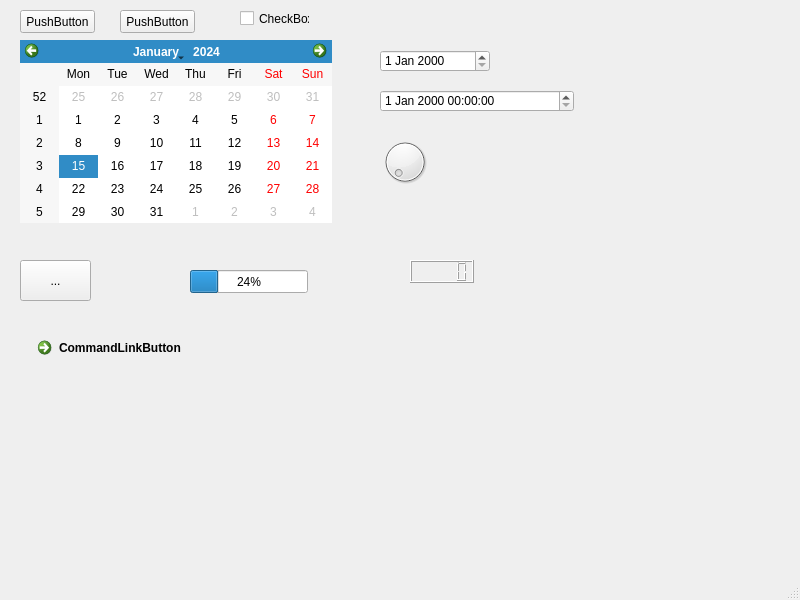
<?xml version="1.0" encoding="UTF-8"?>
<ui version="4.0">
 <class>MainWindow</class>
 <widget class="QMainWindow" name="MainWindow">
  <property name="geometry">
   <rect>
    <x>0</x>
    <y>0</y>
    <width>800</width>
    <height>600</height>
   </rect>
  </property>
  <property name="windowTitle">
   <string>MainWindow</string>
  </property>
  <widget class="QWidget" name="centralwidget">
   <widget class="QPushButton" name="pushButton">
    <property name="geometry">
     <rect>
      <x>20</x>
      <y>10</y>
      <width>75</width>
      <height>23</height>
     </rect>
    </property>
    <property name="text">
     <string>PushButton</string>
    </property>
   </widget>
   <widget class="QPushButton" name="pushButton_2">
    <property name="geometry">
     <rect>
      <x>120</x>
      <y>10</y>
      <width>75</width>
      <height>23</height>
     </rect>
    </property>
    <property name="text">
     <string>PushButton</string>
    </property>
   </widget>
   <widget class="QCalendarWidget" name="calendarWidget">
    <property name="geometry">
     <rect>
      <x>20</x>
      <y>40</y>
      <width>312</width>
      <height>183</height>
     </rect>
    </property>
   </widget>
   <widget class="QToolButton" name="toolButton">
    <property name="geometry">
     <rect>
      <x>20</x>
      <y>260</y>
      <width>71</width>
      <height>41</height>
     </rect>
    </property>
    <property name="text">
     <string>...</string>
    </property>
   </widget>
   <widget class="QCommandLinkButton" name="commandLinkButton">
    <property name="geometry">
     <rect>
      <x>30</x>
      <y>330</y>
      <width>185</width>
      <height>41</height>
     </rect>
    </property>
    <property name="text">
     <string>CommandLinkButton</string>
    </property>
   </widget>
   <widget class="QCheckBox" name="checkBox">
    <property name="geometry">
     <rect>
      <x>240</x>
      <y>10</y>
      <width>70</width>
      <height>17</height>
     </rect>
    </property>
    <property name="text">
     <string>CheckBox</string>
    </property>
   </widget>
   <widget class="QDateEdit" name="dateEdit">
    <property name="geometry">
     <rect>
      <x>380</x>
      <y>50</y>
      <width>110</width>
      <height>22</height>
     </rect>
    </property>
   </widget>
   <widget class="QDateTimeEdit" name="dateTimeEdit">
    <property name="geometry">
     <rect>
      <x>380</x>
      <y>90</y>
      <width>194</width>
      <height>22</height>
     </rect>
    </property>
   </widget>
   <widget class="QDial" name="dial">
    <property name="geometry">
     <rect>
      <x>380</x>
      <y>130</y>
      <width>50</width>
      <height>64</height>
     </rect>
    </property>
   </widget>
   <widget class="QProgressBar" name="progressBar">
    <property name="geometry">
     <rect>
      <x>190</x>
      <y>270</y>
      <width>118</width>
      <height>23</height>
     </rect>
    </property>
    <property name="value">
     <number>24</number>
    </property>
   </widget>
   <widget class="QLCDNumber" name="lcdNumber">
    <property name="geometry">
     <rect>
      <x>410</x>
      <y>260</y>
      <width>64</width>
      <height>23</height>
     </rect>
    </property>
   </widget>
  </widget>
  <widget class="QMenuBar" name="menubar">
   <property name="geometry">
    <rect>
     <x>0</x>
     <y>0</y>
     <width>800</width>
     <height>21</height>
    </rect>
   </property>
  </widget>
  <widget class="QStatusBar" name="statusbar"/>
 </widget>
 <resources/>
 <connections/>
</ui>
